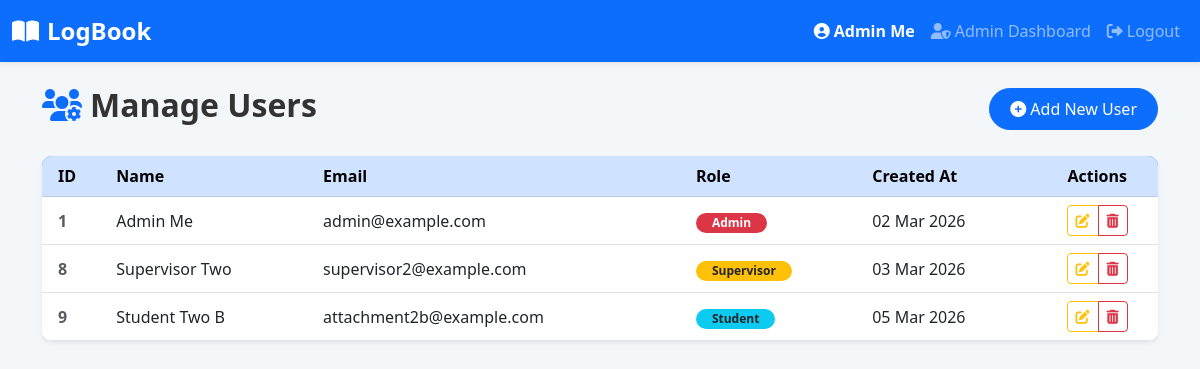
The app's page /pages/manage_users.php (signed in) with its own data.
### tables this page shows
CREATE TABLE `users` (
  `id` int(11) NOT NULL,
  `name` varchar(100) NOT NULL,
  `email` varchar(100) NOT NULL,
  `password` varchar(255) NOT NULL,
  `role` enum('admin','supervisor','student') NOT NULL,
  `created_at` timestamp NOT NULL DEFAULT current_timestamp()
);

### pages/manage_users.php (the view, shortened to what this page needs)
<?php
require_once '../config/db.php';
include '../includes/header.php';
$sql = "SELECT * FROM users ORDER BY role ASC, name ASC";
$result = mysqli_query($conn, $sql);
?>
<div class="row">
    <div class="col-md-12">
        <div class="d-flex justify-content-between align-items-center mb-4">
            <h2 class="fw-bold"><i class="fas fa-users-cog me-2 text-primary"></i>Manage Users</h2>
            <a href="add_user.php" class="btn btn-primary rounded-pill">
                <i class="fas fa-plus-circle me-1"></i>Add New User
            </a>
        </div>
        <div class="card border-0 shadow-sm">
            <div class="table-responsive">
                <table class="table table-hover align-middle mb-0">
                    <thead class="table-primary">
                        <tr>
                            <th class="ps-3">ID</th>
                            <th>Name</th>
                            <th>Email</th>
                            <th>Role</th>
                            <th>Created At</th>
                            <th class="text-center">Actions</th>
                        </tr>
                    </thead>
                    <tbody>
                        <?php if (mysqli_num_rows($result) > 0): ?>
                            <?php while ($row = mysqli_fetch_assoc($result)): ?>
                            <tr>
                                <td class="ps-3 fw-bold text-muted"><?php echo $row['id']; ?></td>
                                <td><?php echo htmlspecialchars($row['name']); ?></td>
                                <td><?php echo htmlspecialchars($row['email']); ?></td>
                                <td>
                                    <?php
                                    $role = $row['role'];
                                    $badge = 'bg-info text-dark';
                                    if ($role == 'admin') $badge = 'bg-danger';
                                    elseif ($role == 'supervisor') $badge = 'bg-warning text-dark';
                                    ?>
                                    <span class="badge <?php echo $badge; ?> rounded-pill px-3">
                                        <?php echo ucfirst($role); ?>
                                    </span>
                                </td>
                                <td><?php echo date('d M Y', strtotime($row['created_at'])); ?></td>
                                <td class="text-center">
                                    <div class="btn-group" role="group">
                                        <a href="edit_user.php?id=<?php echo $row['id']; ?>" class="btn btn-sm btn-outline-warning">
                                            <i class="fas fa-edit"></i>
                                        </a>
                                        <a href="delete_user.php?id=<?php echo $row['id']; ?>" class="btn btn-sm btn-outline-danger"
                                           onclick="return confirm('Are you sure you want to delete <?php echo addslashes($row['name']); ?>?')">
                                            <i class="fas fa-trash-alt"></i>
                                        </a>
                                    </div>
                                </td>
                            </tr>
                            <?php endwhile; ?>
                        <?php else: ?>
                            <tr>
                                <td colspan="6" class="text-center py-4 text-muted">No users found in the system.</td>
                            </tr>
                        <?php endif; ?>
                    </tbody>
                </table>
            </div>
        </div>
    </div>
</div>
<?php include '../includes/footer.php'; ?>

### assets/css/style.css (style rules this page uses)
body { background-color: #f4f7f9; font-family: 'Segoe UI', Tahoma, Geneva, Verdana, sans-serif; color: #333; }
.card { border-radius: 10px; box-shadow: 0 4px 8px rgba(0,0,0,0.05); transition: transform 0.2s, box-shadow 0.2s; border: none; margin-bottom: 20px; }
.btn-primary, .btn-warning, .btn-danger, .btn-secondary { border-radius: 20px; padding: 8px 20px; font-weight: 500; }
.table { background-color: white; border-radius: 10px; overflow: hidden; box-shadow: 0 2px 4px rgba(0,0,0,0.05); }
.table thead { background-color: #0d6efd; color: white; }

### records on screen
users: id "1", name "Admin Me", email "admin@example.com", role "Admin", created_at "02 Mar 2026"
users: id "8", name "Supervisor Two", email "supervisor2@example.com", role "Supervisor", created_at "03 Mar 2026"
users: id "9", name "Student Two B", email "attachment2b@example.com", role "Student", created_at "05 Mar 2026"

### other values on screen
$_SESSION['user_name'] "Admin Me"
